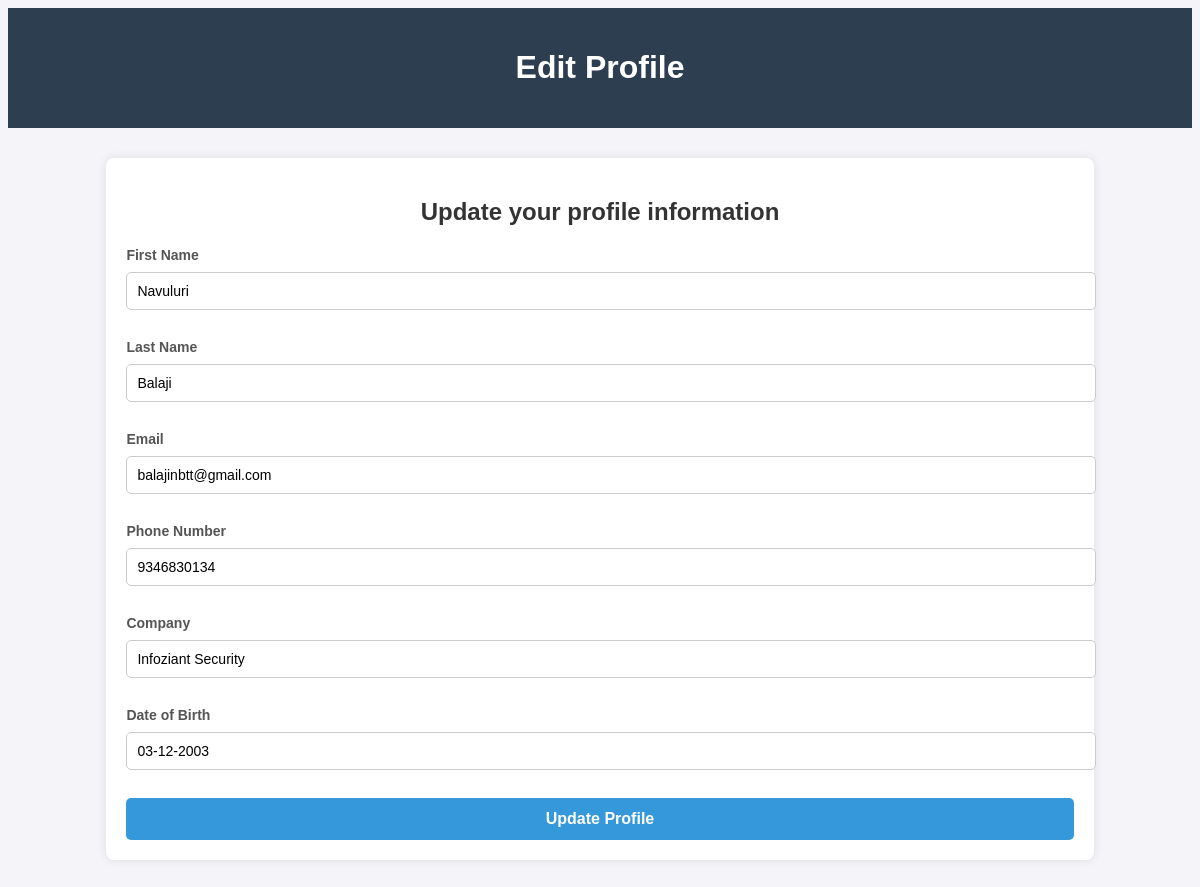
Screenshot of /edit_profile (signed in) with the database file from the repository.
### models.py (models this page shows)
class User(db.Model):
    __tablename__ = 'users_new'  # Make sure the table name is correct
    id = db.Column(db.Integer, primary_key=True)
    first_name = db.Column(db.String(100))
    last_name = db.Column(db.String(100))
    username = db.Column(db.String(100), unique=True)
    email = db.Column(db.String(100), unique=True)
    phone = db.Column(db.String(20))
    company = db.Column(db.String(100))
    dob = db.Column(db.String(20))
    password = db.Column(db.String(100))
    transactions = db.relationship('Transactions', back_populates='user')
    budgets = db.relationship('UserBudget', back_populates='user', uselist=False)

### app.py (the view, shortened to what this page needs)
@app.route('/edit_profile', methods=['GET', 'POST'])
def edit_profile():
    if 'user_id' not in session:
        return redirect(url_for('login'))
    user = User.query.get(session['user_id'])
    return render_template('edit_profile.html', user=user)

### templates/edit_profile.html (shortened to what this page needs)
<!DOCTYPE html>
<html lang="en">
<head>
</head>
<body>
    <header>
        <h1>Edit Profile</h1>
    </header>
    <div class="container">
        <h2>Update your profile information</h2>
        <form method="POST">
            <div class="form-group">
                <label for="first_name">First Name</label>
                <input type="text" name="first_name" id="first_name" value="{{ user.first_name }}" required>
            </div>
            <div class="form-group">
                <label for="last_name">Last Name</label>
                <input type="text" name="last_name" id="last_name" value="{{ user.last_name }}" required>
            </div>
            <div class="form-group">
                <label for="email">Email</label>
                <input type="email" name="email" id="email" value="{{ user.email }}" required>
            </div>
            <div class="form-group">
                <label for="phone">Phone Number</label>
                <input type="text" name="phone" id="phone" value="{{ user.phone }}" required>
            </div>
            <div class="form-group">
                <label for="company">Company</label>
                <input type="text" name="company" id="company" value="{{ user.company }}" required>
            </div>
            <div class="form-group">
                <label for="dob">Date of Birth</label>
                <input type="text" name="dob" id="dob" value="{{ user.dob }}" required>
            </div>
            <button type="submit">Update Profile</button>
        </form>
    </div>
</body>
</html>

### templates/edit_profile.html (style rules this page uses)
body { font-family: Arial, sans-serif; background: #f4f4f9; color: #333; }
header { background: #2c3e50; color: white; padding: 20px; text-align: center; }
.container { width: 80%; margin: 30px auto; padding: 20px; background: white; box-shadow: 0 0 10px rgba(0, 0, 0, 0.1); border-radius: 8px; }
h2 { text-align: center; margin-bottom: 20px; }
.form-group { margin-bottom: 20px; }
label { font-size: 14px; font-weight: bold; color: #555; }
input { width: 100%; padding: 10px; margin: 8px 0; border: 1px solid #ccc; border-radius: 5px; font-size: 14px; }
button { width: 100%; padding: 12px; background-color: #3498db; color: white; border: none; border-radius: 5px; font-size: 16px; font-weight: bold; cursor: pointer; transition: background-color 0.3s; }

### rows the page displays
User: first_name "Navuluri", last_name "Balaji", email "balajinbtt@gmail.com", phone "9346830134", company "Infoziant Security", dob "03-12-2003"
